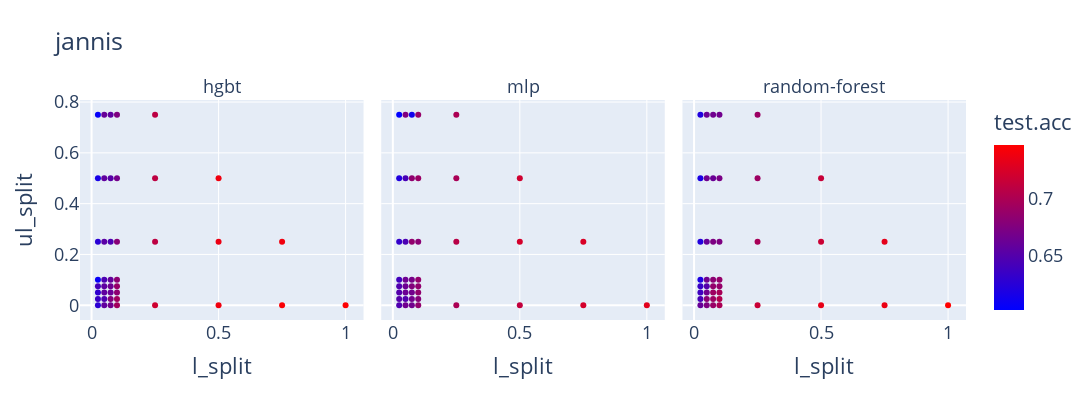
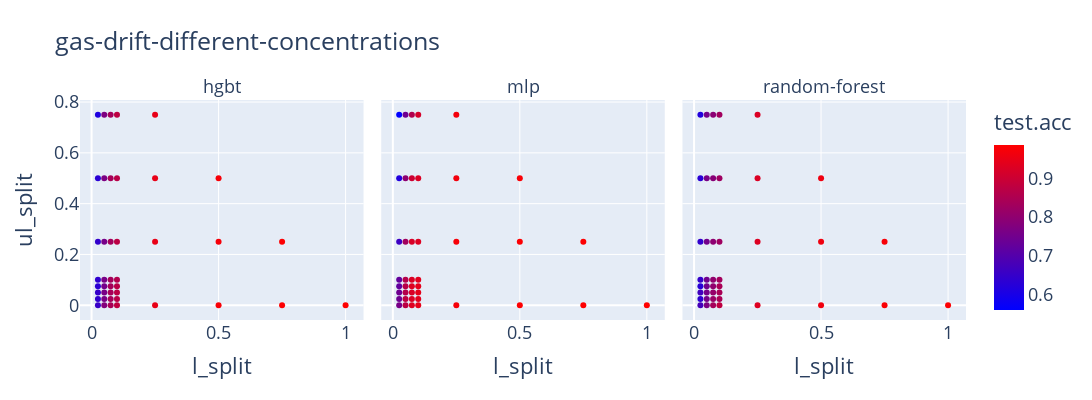
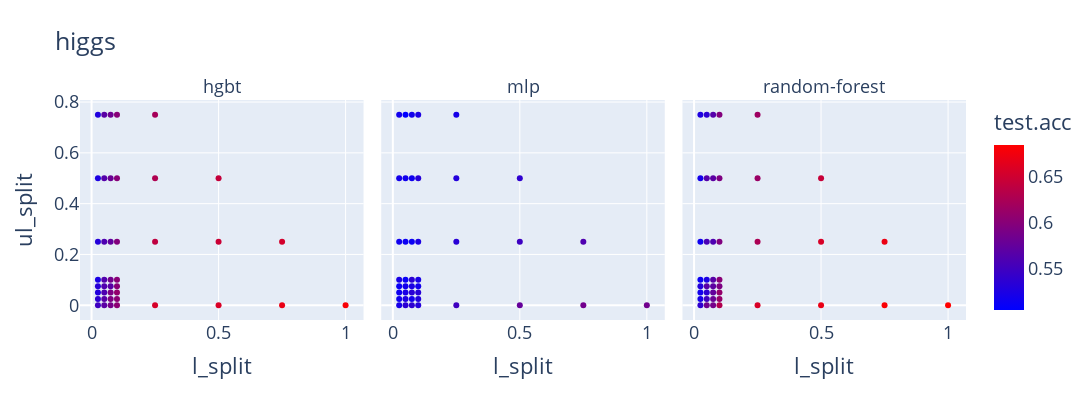
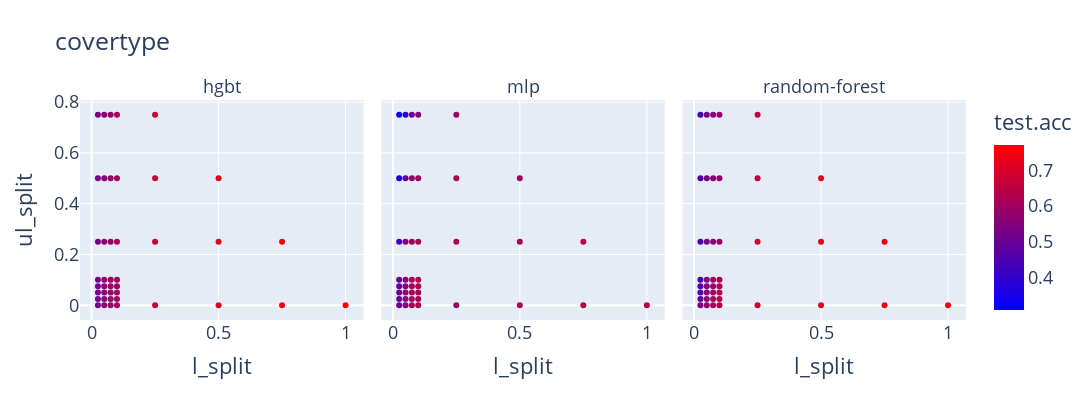

The notebook cell these images were saved under, in order:
### Code cell
for dataset in DATASETS:
    fig = px.scatter(
        mean_evals_df[mean_evals_df["dataset"] == dataset],
        x="l_split",
        y="ul_split",
        color="test.acc",
        facet_col="model",
        hover_data=["st_type"],
        category_orders={"model": MODELS},
        title=f"{dataset}",
        color_continuous_scale="bluered",
        width=1200,
        height=400,
    )
    fig.for_each_annotation(lambda a: a.update(text=a.text.split("=")[-1]))
    fig.update_layout(font=dict(size=18))
    fig.write_image(plots_dir_fp / f"{dataset}_ul_split_vs_l_split.svg")
    fig.show()

### Figure 1 — Plotly figure (JSON) as saved in the notebook; plotly's stock layout.template omitted (floating-point values rounded to 4 significant figures)
{"data": [{"customdata": [["None"], ["None"], ["None"], ["None"], ["None"], ["None"], ["None"], ["None"], ["curr"], ["curr"], ["curr"], ["curr"], ["curr"], ["curr"], ["curr"], ["curr"], ["curr"], ["curr"], ["curr"], ["curr"], ["curr"], ["curr"], ["curr"], ["curr"], ["curr"], ["curr"], ["curr"], ["curr"], ["curr"], ["curr"], ["curr"], ["curr"], ["curr"], ["curr"], ["curr"], ["curr"], ["curr"], ["curr"], ["curr"], ["curr"], ["curr"], ["curr"]], "hovertemplate": "model=hgbt<br>l_split=%{x}<br>ul_split=%{y}<br>st_type=%{customdata[0]}<br>test.acc=%{marker.color}<extra></extra>", "legendgroup": "", "marker": {"color": [0.6272, 0.6576, 0.6672, 0.6944, 0.719, 0.7386, 0.7442, 0.7456, 0.6352, 0.6304, 0.6428, 0.6074, 0.626, 0.616, 0.606, 0.6476, 0.6568, 0.6556, 0.646, 0.6534, 0.6568, 0.6606, 0.6766, 0.6622, 0.6648, 0.6594, 0.6462, 0.6524, 0.656, 0.6944, 0.6832, 0.6878, 0.6822, 0.6796, 0.6686, 0.6746, 0.7098, 0.7094, 0.7088, 0.736, 0.7384, 0.7392], "coloraxis": "coloraxis", "symbol": "circle"}, "mode": "markers", "name": "", "orientation": "v", "showlegend": false, "type": "scatter", "x": [0.025, 0.05, 0.075, 0.1, 0.25, 0.5, 0.75, 1, 0.025, 0.025, 0.025, 0.025, 0.025, 0.025, 0.025, 0.05, 0.05, 0.05, 0.05, 0.05, 0.05, 0.05, 0.075, 0.075, 0.075, 0.075, 0.075, 0.075, 0.075, 0.1, 0.1, 0.1, 0.1, 0.1, 0.1, 0.1, 0.25, 0.25, 0.25, 0.5, 0.5, 0.75], "xaxis": "x", "y": [0, 0, 0, 0, 0, 0, 0, 0, 0.025, 0.05, 0.075, 0.1, 0.25, 0.5, 0.75, 0.025, 0.05, 0.075, 0.1, 0.25, 0.5, 0.75, 0.025, 0.05, 0.075, 0.1, 0.25, 0.5, 0.75, 0.025, 0.05, 0.075, 0.1, 0.25, 0.5, 0.75, 0.25, 0.5, 0.75, 0.25, 0.5, 0.25], "yaxis": "y"}, {"customdata": [["None"], ["None"], ["None"], ["None"], ["None"], ["None"], ["None"], ["None"], ["curr"], ["curr"], ["curr"], ["curr"], ["curr"], ["curr"], ["curr"], ["curr"], ["curr"], ["curr"], ["curr"], ["curr"], ["curr"], ["curr"], ["curr"], ["curr"], ["curr"], ["curr"], ["curr"], ["curr"], ["curr"], ["curr"], ["curr"], ["curr"], ["curr"], ["curr"], ["curr"], ["curr"], ["curr"], ["curr"], ["curr"], ["curr"], ["curr"], ["curr"]], "hovertemplate": "model=mlp<br>l_split=%{x}<br>ul_split=%{y}<br>st_type=%{customdata[0]}<br>test.acc=%{marker.color}<extra></extra>", "legendgroup": "", "marker": {"color": [0.6474, 0.6656, 0.6666, 0.6846, 0.6996, 0.7122, 0.7226, 0.7304, 0.6514, 0.6498, 0.6486, 0.6406, 0.632, 0.6212, 0.6024, 0.6494, 0.6628, 0.6636, 0.6648, 0.645, 0.643, 0.6754, 0.6678, 0.6672, 0.6768, 0.6702, 0.6852, 0.6838, 0.6124, 0.6784, 0.6846, 0.6846, 0.6856, 0.6814, 0.6896, 0.6876, 0.7068, 0.6982, 0.6998, 0.7224, 0.7196, 0.7252], "coloraxis": "coloraxis", "symbol": "circle"}, "mode": "markers", "name": "", "orientation": "v", "showlegend": false, "type": "scatter", "x": [0.025, 0.05, 0.075, 0.1, 0.25, 0.5, 0.75, 1, 0.025, 0.025, 0.025, 0.025, 0.025, 0.025, 0.025, 0.05, 0.05, 0.05, 0.05, 0.05, 0.05, 0.05, 0.075, 0.075, 0.075, 0.075, 0.075, 0.075, 0.075, 0.1, 0.1, 0.1, 0.1, 0.1, 0.1, 0.1, 0.25, 0.25, 0.25, 0.5, 0.5, 0.75], "xaxis": "x2", "y": [0, 0, 0, 0, 0, 0, 0, 0, 0.025, 0.05, 0.075, 0.1, 0.25, 0.5, 0.75, 0.025, 0.05, 0.075, 0.1, 0.25, 0.5, 0.75, 0.025, 0.05, 0.075, 0.1, 0.25, 0.5, 0.75, 0.025, 0.05, 0.075, 0.1, 0.25, 0.5, 0.75, 0.25, 0.5, 0.75, 0.25, 0.5, 0.25], "yaxis": "y2"}, {"customdata": [["None"], ["None"], ["None"], ["None"], ["None"], ["None"], ["None"], ["None"], ["curr"], ["curr"], ["curr"], ["curr"], ["curr"], ["curr"], ["curr"], ["curr"], ["curr"], ["curr"], ["curr"], ["curr"], ["curr"], ["curr"], ["curr"], ["curr"], ["curr"], ["curr"], ["curr"], ["curr"], ["curr"], ["curr"], ["curr"], ["curr"], ["curr"], ["curr"], ["curr"], ["curr"], ["curr"], ["curr"], ["curr"], ["curr"], ["curr"], ["curr"]], "hovertemplate": "model=random-forest<br>l_split=%{x}<br>ul_split=%{y}<br>st_type=%{customdata[0]}<br>test.acc=%{marker.color}<extra></extra>", "legendgroup": "", "marker": {"color": [0.661, 0.6742, 0.689, 0.699, 0.7162, 0.7338, 0.7358, 0.747, 0.643, 0.6384, 0.634, 0.6188, 0.6214, 0.6178, 0.6204, 0.6826, 0.6662, 0.6498, 0.6666, 0.6614, 0.6664, 0.6634, 0.6918, 0.692, 0.686, 0.6818, 0.6732, 0.6624, 0.666, 0.7034, 0.6978, 0.6868, 0.6868, 0.6736, 0.6718, 0.6666, 0.6978, 0.6916, 0.6906, 0.7174, 0.715, 0.7324], "coloraxis": "coloraxis", "symbol": "circle"}, "mode": "markers", "name": "", "orientation": "v", "showlegend": false, "type": "scatter", "x": [0.025, 0.05, 0.075, 0.1, 0.25, 0.5, 0.75, 1, 0.025, 0.025, 0.025, 0.025, 0.025, 0.025, 0.025, 0.05, 0.05, 0.05, 0.05, 0.05, 0.05, 0.05, 0.075, 0.075, 0.075, 0.075, 0.075, 0.075, 0.075, 0.1, 0.1, 0.1, 0.1, 0.1, 0.1, 0.1, 0.25, 0.25, 0.25, 0.5, 0.5, 0.75], "xaxis": "x3", "y": [0, 0, 0, 0, 0, 0, 0, 0, 0.025, 0.05, 0.075, 0.1, 0.25, 0.5, 0.75, 0.025, 0.05, 0.075, 0.1, 0.25, 0.5, 0.75, 0.025, 0.05, 0.075, 0.1, 0.25, 0.5, 0.75, 0.025, 0.05, 0.075, 0.1, 0.25, 0.5, 0.75, 0.25, 0.5, 0.75, 0.25, 0.5, 0.25], "yaxis": "y3"}], "layout": {"annotations": [{"font": {}, "showarrow": false, "text": "hgbt", "x": 0.16, "xanchor": "center", "xref": "paper", "y": 1, "yanchor": "bottom", "yref": "paper"}, {"font": {}, "showarrow": false, "text": "mlp", "x": 0.5, "xanchor": "center", "xref": "paper", "y": 1, "yanchor": "bottom", "yref": "paper"}, {"font": {}, "showarrow": false, "text": "random-forest", "x": 0.84, "xanchor": "center", "xref": "paper", "y": 1, "yanchor": "bottom", "yref": "paper"}], "coloraxis": {"colorbar": {"title": {"text": "test.acc"}}, "colorscale": [[0, "rgb(0,0,255)"], [1, "rgb(255,0,0)"]]}, "font": {"size": 18}, "height": 400, "legend": {"tracegroupgap": 0}, "title": {"text": "jannis"}, "width": 1200, "xaxis": {"anchor": "y", "domain": [0, 0.32], "title": {"text": "l_split"}}, "xaxis2": {"anchor": "y2", "domain": [0.34, 0.66], "matches": "x", "title": {"text": "l_split"}}, "xaxis3": {"anchor": "y3", "domain": [0.68, 1.0], "matches": "x", "title": {"text": "l_split"}}, "yaxis": {"anchor": "x", "domain": [0, 1], "title": {"text": "ul_split"}}, "yaxis2": {"anchor": "x2", "domain": [0, 1], "matches": "y", "showticklabels": false}, "yaxis3": {"anchor": "x3", "domain": [0, 1], "matches": "y", "showticklabels": false}}}

### Figure 2 — Plotly figure (JSON) as saved in the notebook; plotly's stock layout.template omitted (floating-point values rounded to 4 significant figures)
{"data": [{"customdata": [["None"], ["None"], ["None"], ["None"], ["None"], ["None"], ["None"], ["None"], ["curr"], ["curr"], ["curr"], ["curr"], ["curr"], ["curr"], ["curr"], ["curr"], ["curr"], ["curr"], ["curr"], ["curr"], ["curr"], ["curr"], ["curr"], ["curr"], ["curr"], ["curr"], ["curr"], ["curr"], ["curr"], ["curr"], ["curr"], ["curr"], ["curr"], ["curr"], ["curr"], ["curr"], ["curr"], ["curr"], ["curr"], ["curr"], ["curr"], ["curr"]], "hovertemplate": "model=hgbt<br>l_split=%{x}<br>ul_split=%{y}<br>st_type=%{customdata[0]}<br>test.acc=%{marker.color}<extra></extra>", "legendgroup": "", "marker": {"color": [0.6532, 0.7808, 0.8418, 0.8774, 0.9474, 0.9744, 0.9824, 0.9836, 0.643, 0.6496, 0.6358, 0.6396, 0.645, 0.6324, 0.6116, 0.766, 0.7616, 0.7556, 0.7624, 0.7586, 0.7674, 0.7702, 0.8372, 0.8384, 0.835, 0.836, 0.8334, 0.8398, 0.8354, 0.8698, 0.8706, 0.8674, 0.8568, 0.8724, 0.869, 0.8762, 0.9496, 0.9474, 0.9484, 0.9714, 0.9724, 0.9824], "coloraxis": "coloraxis", "symbol": "circle"}, "mode": "markers", "name": "", "orientation": "v", "showlegend": false, "type": "scatter", "x": [0.025, 0.05, 0.075, 0.1, 0.25, 0.5, 0.75, 1, 0.025, 0.025, 0.025, 0.025, 0.025, 0.025, 0.025, 0.05, 0.05, 0.05, 0.05, 0.05, 0.05, 0.05, 0.075, 0.075, 0.075, 0.075, 0.075, 0.075, 0.075, 0.1, 0.1, 0.1, 0.1, 0.1, 0.1, 0.1, 0.25, 0.25, 0.25, 0.5, 0.5, 0.75], "xaxis": "x", "y": [0, 0, 0, 0, 0, 0, 0, 0, 0.025, 0.05, 0.075, 0.1, 0.25, 0.5, 0.75, 0.025, 0.05, 0.075, 0.1, 0.25, 0.5, 0.75, 0.025, 0.05, 0.075, 0.1, 0.25, 0.5, 0.75, 0.025, 0.05, 0.075, 0.1, 0.25, 0.5, 0.75, 0.25, 0.5, 0.75, 0.25, 0.5, 0.25], "yaxis": "y"}, {"customdata": [["None"], ["None"], ["None"], ["None"], ["None"], ["None"], ["None"], ["None"], ["curr"], ["curr"], ["curr"], ["curr"], ["curr"], ["curr"], ["curr"], ["curr"], ["curr"], ["curr"], ["curr"], ["curr"], ["curr"], ["curr"], ["curr"], ["curr"], ["curr"], ["curr"], ["curr"], ["curr"], ["curr"], ["curr"], ["curr"], ["curr"], ["curr"], ["curr"], ["curr"], ["curr"], ["curr"], ["curr"], ["curr"], ["curr"], ["curr"], ["curr"]], "hovertemplate": "model=mlp<br>l_split=%{x}<br>ul_split=%{y}<br>st_type=%{customdata[0]}<br>test.acc=%{marker.color}<extra></extra>", "legendgroup": "", "marker": {"color": [0.761, 0.8718, 0.9302, 0.9448, 0.9702, 0.9822, 0.9842, 0.986, 0.745, 0.746, 0.7244, 0.727, 0.6596, 0.6168, 0.56, 0.877, 0.8632, 0.8662, 0.8632, 0.8292, 0.7974, 0.7452, 0.9254, 0.923, 0.9308, 0.9252, 0.9206, 0.9018, 0.8578, 0.9374, 0.9424, 0.9424, 0.937, 0.9314, 0.9264, 0.9154, 0.9718, 0.9646, 0.968, 0.9812, 0.9762, 0.9834], "coloraxis": "coloraxis", "symbol": "circle"}, "mode": "markers", "name": "", "orientation": "v", "showlegend": false, "type": "scatter", "x": [0.025, 0.05, 0.075, 0.1, 0.25, 0.5, 0.75, 1, 0.025, 0.025, 0.025, 0.025, 0.025, 0.025, 0.025, 0.05, 0.05, 0.05, 0.05, 0.05, 0.05, 0.05, 0.075, 0.075, 0.075, 0.075, 0.075, 0.075, 0.075, 0.1, 0.1, 0.1, 0.1, 0.1, 0.1, 0.1, 0.25, 0.25, 0.25, 0.5, 0.5, 0.75], "xaxis": "x2", "y": [0, 0, 0, 0, 0, 0, 0, 0, 0.025, 0.05, 0.075, 0.1, 0.25, 0.5, 0.75, 0.025, 0.05, 0.075, 0.1, 0.25, 0.5, 0.75, 0.025, 0.05, 0.075, 0.1, 0.25, 0.5, 0.75, 0.025, 0.05, 0.075, 0.1, 0.25, 0.5, 0.75, 0.25, 0.5, 0.75, 0.25, 0.5, 0.25], "yaxis": "y2"}, {"customdata": [["None"], ["None"], ["None"], ["None"], ["None"], ["None"], ["None"], ["None"], ["curr"], ["curr"], ["curr"], ["curr"], ["curr"], ["curr"], ["curr"], ["curr"], ["curr"], ["curr"], ["curr"], ["curr"], ["curr"], ["curr"], ["curr"], ["curr"], ["curr"], ["curr"], ["curr"], ["curr"], ["curr"], ["curr"], ["curr"], ["curr"], ["curr"], ["curr"], ["curr"], ["curr"], ["curr"], ["curr"], ["curr"], ["curr"], ["curr"], ["curr"]], "hovertemplate": "model=random-forest<br>l_split=%{x}<br>ul_split=%{y}<br>st_type=%{customdata[0]}<br>test.acc=%{marker.color}<extra></extra>", "legendgroup": "", "marker": {"color": [0.6752, 0.769, 0.836, 0.876, 0.9306, 0.9622, 0.9774, 0.9806, 0.6378, 0.6678, 0.6266, 0.6482, 0.6442, 0.6304, 0.6162, 0.7612, 0.7572, 0.7502, 0.7512, 0.7524, 0.7616, 0.7568, 0.8196, 0.8108, 0.8026, 0.8042, 0.7966, 0.787, 0.793, 0.8448, 0.8422, 0.8426, 0.8318, 0.8262, 0.8244, 0.8292, 0.929, 0.9258, 0.9254, 0.961, 0.959, 0.974], "coloraxis": "coloraxis", "symbol": "circle"}, "mode": "markers", "name": "", "orientation": "v", "showlegend": false, "type": "scatter", "x": [0.025, 0.05, 0.075, 0.1, 0.25, 0.5, 0.75, 1, 0.025, 0.025, 0.025, 0.025, 0.025, 0.025, 0.025, 0.05, 0.05, 0.05, 0.05, 0.05, 0.05, 0.05, 0.075, 0.075, 0.075, 0.075, 0.075, 0.075, 0.075, 0.1, 0.1, 0.1, 0.1, 0.1, 0.1, 0.1, 0.25, 0.25, 0.25, 0.5, 0.5, 0.75], "xaxis": "x3", "y": [0, 0, 0, 0, 0, 0, 0, 0, 0.025, 0.05, 0.075, 0.1, 0.25, 0.5, 0.75, 0.025, 0.05, 0.075, 0.1, 0.25, 0.5, 0.75, 0.025, 0.05, 0.075, 0.1, 0.25, 0.5, 0.75, 0.025, 0.05, 0.075, 0.1, 0.25, 0.5, 0.75, 0.25, 0.5, 0.75, 0.25, 0.5, 0.25], "yaxis": "y3"}], "layout": {"annotations": [{"font": {}, "showarrow": false, "text": "hgbt", "x": 0.16, "xanchor": "center", "xref": "paper", "y": 1, "yanchor": "bottom", "yref": "paper"}, {"font": {}, "showarrow": false, "text": "mlp", "x": 0.5, "xanchor": "center", "xref": "paper", "y": 1, "yanchor": "bottom", "yref": "paper"}, {"font": {}, "showarrow": false, "text": "random-forest", "x": 0.84, "xanchor": "center", "xref": "paper", "y": 1, "yanchor": "bottom", "yref": "paper"}], "coloraxis": {"colorbar": {"title": {"text": "test.acc"}}, "colorscale": [[0, "rgb(0,0,255)"], [1, "rgb(255,0,0)"]]}, "font": {"size": 18}, "height": 400, "legend": {"tracegroupgap": 0}, "title": {"text": "gas-drift-different-concentrations"}, "width": 1200, "xaxis": {"anchor": "y", "domain": [0, 0.32], "title": {"text": "l_split"}}, "xaxis2": {"anchor": "y2", "domain": [0.34, 0.66], "matches": "x", "title": {"text": "l_split"}}, "xaxis3": {"anchor": "y3", "domain": [0.68, 1.0], "matches": "x", "title": {"text": "l_split"}}, "yaxis": {"anchor": "x", "domain": [0, 1], "title": {"text": "ul_split"}}, "yaxis2": {"anchor": "x2", "domain": [0, 1], "matches": "y", "showticklabels": false}, "yaxis3": {"anchor": "x3", "domain": [0, 1], "matches": "y", "showticklabels": false}}}

### Figure 3 — Plotly figure (JSON) as saved in the notebook; plotly's stock layout.template omitted (floating-point values rounded to 4 significant figures)
{"data": [{"customdata": [["None"], ["None"], ["None"], ["None"], ["None"], ["None"], ["None"], ["None"], ["curr"], ["curr"], ["curr"], ["curr"], ["curr"], ["curr"], ["curr"], ["curr"], ["curr"], ["curr"], ["curr"], ["curr"], ["curr"], ["curr"], ["curr"], ["curr"], ["curr"], ["curr"], ["curr"], ["curr"], ["curr"], ["curr"], ["curr"], ["curr"], ["curr"], ["curr"], ["curr"], ["curr"], ["curr"], ["curr"], ["curr"], ["curr"], ["curr"], ["curr"]], "hovertemplate": "model=hgbt<br>l_split=%{x}<br>ul_split=%{y}<br>st_type=%{customdata[0]}<br>test.acc=%{marker.color}<extra></extra>", "legendgroup": "", "marker": {"color": [0.548, 0.568, 0.5876, 0.6032, 0.656, 0.6584, 0.67, 0.6802, 0.537, 0.529, 0.5334, 0.5232, 0.5304, 0.5246, 0.5274, 0.5672, 0.5598, 0.5614, 0.5622, 0.5596, 0.5648, 0.5682, 0.5932, 0.5922, 0.5674, 0.586, 0.574, 0.581, 0.5822, 0.6036, 0.6088, 0.6014, 0.6014, 0.5962, 0.6004, 0.6006, 0.6396, 0.628, 0.6218, 0.6474, 0.643, 0.6536], "coloraxis": "coloraxis", "symbol": "circle"}, "mode": "markers", "name": "", "orientation": "v", "showlegend": false, "type": "scatter", "x": [0.025, 0.05, 0.075, 0.1, 0.25, 0.5, 0.75, 1, 0.025, 0.025, 0.025, 0.025, 0.025, 0.025, 0.025, 0.05, 0.05, 0.05, 0.05, 0.05, 0.05, 0.05, 0.075, 0.075, 0.075, 0.075, 0.075, 0.075, 0.075, 0.1, 0.1, 0.1, 0.1, 0.1, 0.1, 0.1, 0.25, 0.25, 0.25, 0.5, 0.5, 0.75], "xaxis": "x", "y": [0, 0, 0, 0, 0, 0, 0, 0, 0.025, 0.05, 0.075, 0.1, 0.25, 0.5, 0.75, 0.025, 0.05, 0.075, 0.1, 0.25, 0.5, 0.75, 0.025, 0.05, 0.075, 0.1, 0.25, 0.5, 0.75, 0.025, 0.05, 0.075, 0.1, 0.25, 0.5, 0.75, 0.25, 0.5, 0.75, 0.25, 0.5, 0.25], "yaxis": "y"}, {"customdata": [["None"], ["None"], ["None"], ["None"], ["None"], ["None"], ["None"], ["None"], ["curr"], ["curr"], ["curr"], ["curr"], ["curr"], ["curr"], ["curr"], ["curr"], ["curr"], ["curr"], ["curr"], ["curr"], ["curr"], ["curr"], ["curr"], ["curr"], ["curr"], ["curr"], ["curr"], ["curr"], ["curr"], ["curr"], ["curr"], ["curr"], ["curr"], ["curr"], ["curr"], ["curr"], ["curr"], ["curr"], ["curr"], ["curr"], ["curr"], ["curr"]], "hovertemplate": "model=mlp<br>l_split=%{x}<br>ul_split=%{y}<br>st_type=%{customdata[0]}<br>test.acc=%{marker.color}<extra></extra>", "legendgroup": "", "marker": {"color": [0.5208, 0.5352, 0.5366, 0.5298, 0.5488, 0.5756, 0.5848, 0.5844, 0.5158, 0.5152, 0.5112, 0.523, 0.5154, 0.5192, 0.517, 0.5254, 0.5222, 0.518, 0.511, 0.5128, 0.5166, 0.5044, 0.5188, 0.5338, 0.5232, 0.5348, 0.5122, 0.5152, 0.5176, 0.5284, 0.532, 0.5178, 0.5222, 0.5244, 0.5316, 0.524, 0.5332, 0.5294, 0.5198, 0.5474, 0.5374, 0.5604], "coloraxis": "coloraxis", "symbol": "circle"}, "mode": "markers", "name": "", "orientation": "v", "showlegend": false, "type": "scatter", "x": [0.025, 0.05, 0.075, 0.1, 0.25, 0.5, 0.75, 1, 0.025, 0.025, 0.025, 0.025, 0.025, 0.025, 0.025, 0.05, 0.05, 0.05, 0.05, 0.05, 0.05, 0.05, 0.075, 0.075, 0.075, 0.075, 0.075, 0.075, 0.075, 0.1, 0.1, 0.1, 0.1, 0.1, 0.1, 0.1, 0.25, 0.25, 0.25, 0.5, 0.5, 0.75], "xaxis": "x2", "y": [0, 0, 0, 0, 0, 0, 0, 0, 0.025, 0.05, 0.075, 0.1, 0.25, 0.5, 0.75, 0.025, 0.05, 0.075, 0.1, 0.25, 0.5, 0.75, 0.025, 0.05, 0.075, 0.1, 0.25, 0.5, 0.75, 0.025, 0.05, 0.075, 0.1, 0.25, 0.5, 0.75, 0.25, 0.5, 0.75, 0.25, 0.5, 0.25], "yaxis": "y2"}, {"customdata": [["None"], ["None"], ["None"], ["None"], ["None"], ["None"], ["None"], ["None"], ["curr"], ["curr"], ["curr"], ["curr"], ["curr"], ["curr"], ["curr"], ["curr"], ["curr"], ["curr"], ["curr"], ["curr"], ["curr"], ["curr"], ["curr"], ["curr"], ["curr"], ["curr"], ["curr"], ["curr"], ["curr"], ["curr"], ["curr"], ["curr"], ["curr"], ["curr"], ["curr"], ["curr"], ["curr"], ["curr"], ["curr"], ["curr"], ["curr"], ["curr"]], "hovertemplate": "model=random-forest<br>l_split=%{x}<br>ul_split=%{y}<br>st_type=%{customdata[0]}<br>test.acc=%{marker.color}<extra></extra>", "legendgroup": "", "marker": {"color": [0.5376, 0.5836, 0.5876, 0.6292, 0.6576, 0.6702, 0.6816, 0.685, 0.5204, 0.5178, 0.5282, 0.513, 0.5148, 0.5184, 0.5256, 0.5498, 0.5356, 0.5664, 0.524, 0.5562, 0.5644, 0.5356, 0.58, 0.5746, 0.57, 0.567, 0.5594, 0.5694, 0.5648, 0.6102, 0.609, 0.5924, 0.6012, 0.5954, 0.5938, 0.5966, 0.6254, 0.6136, 0.6164, 0.6574, 0.6456, 0.6712], "coloraxis": "coloraxis", "symbol": "circle"}, "mode": "markers", "name": "", "orientation": "v", "showlegend": false, "type": "scatter", "x": [0.025, 0.05, 0.075, 0.1, 0.25, 0.5, 0.75, 1, 0.025, 0.025, 0.025, 0.025, 0.025, 0.025, 0.025, 0.05, 0.05, 0.05, 0.05, 0.05, 0.05, 0.05, 0.075, 0.075, 0.075, 0.075, 0.075, 0.075, 0.075, 0.1, 0.1, 0.1, 0.1, 0.1, 0.1, 0.1, 0.25, 0.25, 0.25, 0.5, 0.5, 0.75], "xaxis": "x3", "y": [0, 0, 0, 0, 0, 0, 0, 0, 0.025, 0.05, 0.075, 0.1, 0.25, 0.5, 0.75, 0.025, 0.05, 0.075, 0.1, 0.25, 0.5, 0.75, 0.025, 0.05, 0.075, 0.1, 0.25, 0.5, 0.75, 0.025, 0.05, 0.075, 0.1, 0.25, 0.5, 0.75, 0.25, 0.5, 0.75, 0.25, 0.5, 0.25], "yaxis": "y3"}], "layout": {"annotations": [{"font": {}, "showarrow": false, "text": "hgbt", "x": 0.16, "xanchor": "center", "xref": "paper", "y": 1, "yanchor": "bottom", "yref": "paper"}, {"font": {}, "showarrow": false, "text": "mlp", "x": 0.5, "xanchor": "center", "xref": "paper", "y": 1, "yanchor": "bottom", "yref": "paper"}, {"font": {}, "showarrow": false, "text": "random-forest", "x": 0.84, "xanchor": "center", "xref": "paper", "y": 1, "yanchor": "bottom", "yref": "paper"}], "coloraxis": {"colorbar": {"title": {"text": "test.acc"}}, "colorscale": [[0, "rgb(0,0,255)"], [1, "rgb(255,0,0)"]]}, "font": {"size": 18}, "height": 400, "legend": {"tracegroupgap": 0}, "title": {"text": "higgs"}, "width": 1200, "xaxis": {"anchor": "y", "domain": [0, 0.32], "title": {"text": "l_split"}}, "xaxis2": {"anchor": "y2", "domain": [0.34, 0.66], "matches": "x", "title": {"text": "l_split"}}, "xaxis3": {"anchor": "y3", "domain": [0.68, 1.0], "matches": "x", "title": {"text": "l_split"}}, "yaxis": {"anchor": "x", "domain": [0, 1], "title": {"text": "ul_split"}}, "yaxis2": {"anchor": "x2", "domain": [0, 1], "matches": "y", "showticklabels": false}, "yaxis3": {"anchor": "x3", "domain": [0, 1], "matches": "y", "showticklabels": false}}}

### Figure 4 — Plotly figure (JSON) as saved in the notebook; plotly's stock layout.template omitted (floating-point values rounded to 4 significant figures)
{"data": [{"customdata": [["None"], ["None"], ["None"], ["None"], ["None"], ["None"], ["None"], ["None"], ["curr"], ["curr"], ["curr"], ["curr"], ["curr"], ["curr"], ["curr"], ["curr"], ["curr"], ["curr"], ["curr"], ["curr"], ["curr"], ["curr"], ["curr"], ["curr"], ["curr"], ["curr"], ["curr"], ["curr"], ["curr"], ["curr"], ["curr"], ["curr"], ["curr"], ["curr"], ["curr"], ["curr"], ["curr"], ["curr"], ["curr"], ["curr"], ["curr"], ["curr"]], "hovertemplate": "model=hgbt<br>l_split=%{x}<br>ul_split=%{y}<br>st_type=%{customdata[0]}<br>test.acc=%{marker.color}<extra></extra>", "legendgroup": "", "marker": {"color": [0.526, 0.567, 0.587, 0.606, 0.6806, 0.729, 0.7476, 0.7682, 0.5162, 0.5256, 0.517, 0.5208, 0.5198, 0.5216, 0.5258, 0.5742, 0.5602, 0.559, 0.5766, 0.5718, 0.5574, 0.5646, 0.588, 0.5882, 0.5912, 0.5914, 0.5916, 0.594, 0.5866, 0.5984, 0.5988, 0.6022, 0.6024, 0.61, 0.6018, 0.614, 0.6736, 0.6734, 0.6784, 0.726, 0.7246, 0.7466], "coloraxis": "coloraxis", "symbol": "circle"}, "mode": "markers", "name": "", "orientation": "v", "showlegend": false, "type": "scatter", "x": [0.025, 0.05, 0.075, 0.1, 0.25, 0.5, 0.75, 1, 0.025, 0.025, 0.025, 0.025, 0.025, 0.025, 0.025, 0.05, 0.05, 0.05, 0.05, 0.05, 0.05, 0.05, 0.075, 0.075, 0.075, 0.075, 0.075, 0.075, 0.075, 0.1, 0.1, 0.1, 0.1, 0.1, 0.1, 0.1, 0.25, 0.25, 0.25, 0.5, 0.5, 0.75], "xaxis": "x", "y": [0, 0, 0, 0, 0, 0, 0, 0, 0.025, 0.05, 0.075, 0.1, 0.25, 0.5, 0.75, 0.025, 0.05, 0.075, 0.1, 0.25, 0.5, 0.75, 0.025, 0.05, 0.075, 0.1, 0.25, 0.5, 0.75, 0.025, 0.05, 0.075, 0.1, 0.25, 0.5, 0.75, 0.25, 0.5, 0.75, 0.25, 0.5, 0.25], "yaxis": "y"}, {"customdata": [["None"], ["None"], ["None"], ["None"], ["None"], ["None"], ["None"], ["None"], ["curr"], ["curr"], ["curr"], ["curr"], ["curr"], ["curr"], ["curr"], ["curr"], ["curr"], ["curr"], ["curr"], ["curr"], ["curr"], ["curr"], ["curr"], ["curr"], ["curr"], ["curr"], ["curr"], ["curr"], ["curr"], ["curr"], ["curr"], ["curr"], ["curr"], ["curr"], ["curr"], ["curr"], ["curr"], ["curr"], ["curr"], ["curr"], ["curr"], ["curr"]], "hovertemplate": "model=mlp<br>l_split=%{x}<br>ul_split=%{y}<br>st_type=%{customdata[0]}<br>test.acc=%{marker.color}<extra></extra>", "legendgroup": "", "marker": {"color": [0.4976, 0.5612, 0.6188, 0.6312, 0.5968, 0.6308, 0.648, 0.6514, 0.497, 0.4984, 0.4914, 0.4888, 0.4216, 0.341, 0.3092, 0.56, 0.5774, 0.56, 0.5536, 0.5494, 0.491, 0.3836, 0.612, 0.6128, 0.6034, 0.6112, 0.6006, 0.5796, 0.5208, 0.6046, 0.6132, 0.6274, 0.6278, 0.6178, 0.601, 0.5504, 0.625, 0.6158, 0.5838, 0.6064, 0.597, 0.6488], "coloraxis": "coloraxis", "symbol": "circle"}, "mode": "markers", "name": "", "orientation": "v", "showlegend": false, "type": "scatter", "x": [0.025, 0.05, 0.075, 0.1, 0.25, 0.5, 0.75, 1, 0.025, 0.025, 0.025, 0.025, 0.025, 0.025, 0.025, 0.05, 0.05, 0.05, 0.05, 0.05, 0.05, 0.05, 0.075, 0.075, 0.075, 0.075, 0.075, 0.075, 0.075, 0.1, 0.1, 0.1, 0.1, 0.1, 0.1, 0.1, 0.25, 0.25, 0.25, 0.5, 0.5, 0.75], "xaxis": "x2", "y": [0, 0, 0, 0, 0, 0, 0, 0, 0.025, 0.05, 0.075, 0.1, 0.25, 0.5, 0.75, 0.025, 0.05, 0.075, 0.1, 0.25, 0.5, 0.75, 0.025, 0.05, 0.075, 0.1, 0.25, 0.5, 0.75, 0.025, 0.05, 0.075, 0.1, 0.25, 0.5, 0.75, 0.25, 0.5, 0.75, 0.25, 0.5, 0.25], "yaxis": "y2"}, {"customdata": [["None"], ["None"], ["None"], ["None"], ["None"], ["None"], ["None"], ["None"], ["curr"], ["curr"], ["curr"], ["curr"], ["curr"], ["curr"], ["curr"], ["curr"], ["curr"], ["curr"], ["curr"], ["curr"], ["curr"], ["curr"], ["curr"], ["curr"], ["curr"], ["curr"], ["curr"], ["curr"], ["curr"], ["curr"], ["curr"], ["curr"], ["curr"], ["curr"], ["curr"], ["curr"], ["curr"], ["curr"], ["curr"], ["curr"], ["curr"], ["curr"]], "hovertemplate": "model=random-forest<br>l_split=%{x}<br>ul_split=%{y}<br>st_type=%{customdata[0]}<br>test.acc=%{marker.color}<extra></extra>", "legendgroup": "", "marker": {"color": [0.5278, 0.58, 0.6118, 0.6282, 0.6926, 0.7358, 0.752, 0.7706, 0.4848, 0.4576, 0.4598, 0.4368, 0.4498, 0.45, 0.446, 0.5672, 0.5568, 0.5528, 0.5492, 0.5274, 0.5304, 0.5208, 0.6056, 0.6036, 0.5826, 0.5868, 0.5638, 0.5636, 0.559, 0.6368, 0.6296, 0.6176, 0.6104, 0.5818, 0.5772, 0.571, 0.6844, 0.6744, 0.6608, 0.7284, 0.7248, 0.7546], "coloraxis": "coloraxis", "symbol": "circle"}, "mode": "markers", "name": "", "orientation": "v", "showlegend": false, "type": "scatter", "x": [0.025, 0.05, 0.075, 0.1, 0.25, 0.5, 0.75, 1, 0.025, 0.025, 0.025, 0.025, 0.025, 0.025, 0.025, 0.05, 0.05, 0.05, 0.05, 0.05, 0.05, 0.05, 0.075, 0.075, 0.075, 0.075, 0.075, 0.075, 0.075, 0.1, 0.1, 0.1, 0.1, 0.1, 0.1, 0.1, 0.25, 0.25, 0.25, 0.5, 0.5, 0.75], "xaxis": "x3", "y": [0, 0, 0, 0, 0, 0, 0, 0, 0.025, 0.05, 0.075, 0.1, 0.25, 0.5, 0.75, 0.025, 0.05, 0.075, 0.1, 0.25, 0.5, 0.75, 0.025, 0.05, 0.075, 0.1, 0.25, 0.5, 0.75, 0.025, 0.05, 0.075, 0.1, 0.25, 0.5, 0.75, 0.25, 0.5, 0.75, 0.25, 0.5, 0.25], "yaxis": "y3"}], "layout": {"annotations": [{"font": {}, "showarrow": false, "text": "hgbt", "x": 0.16, "xanchor": "center", "xref": "paper", "y": 1, "yanchor": "bottom", "yref": "paper"}, {"font": {}, "showarrow": false, "text": "mlp", "x": 0.5, "xanchor": "center", "xref": "paper", "y": 1, "yanchor": "bottom", "yref": "paper"}, {"font": {}, "showarrow": false, "text": "random-forest", "x": 0.84, "xanchor": "center", "xref": "paper", "y": 1, "yanchor": "bottom", "yref": "paper"}], "coloraxis": {"colorbar": {"title": {"text": "test.acc"}}, "colorscale": [[0, "rgb(0,0,255)"], [1, "rgb(255,0,0)"]]}, "font": {"size": 18}, "height": 400, "legend": {"tracegroupgap": 0}, "title": {"text": "covertype"}, "width": 1200, "xaxis": {"anchor": "y", "domain": [0, 0.32], "title": {"text": "l_split"}}, "xaxis2": {"anchor": "y2", "domain": [0.34, 0.66], "matches": "x", "title": {"text": "l_split"}}, "xaxis3": {"anchor": "y3", "domain": [0.68, 1.0], "matches": "x", "title": {"text": "l_split"}}, "yaxis": {"anchor": "x", "domain": [0, 1], "title": {"text": "ul_split"}}, "yaxis2": {"anchor": "x2", "domain": [0, 1], "matches": "y", "showticklabels": false}, "yaxis3": {"anchor": "x3", "domain": [0, 1], "matches": "y", "showticklabels": false}}}
